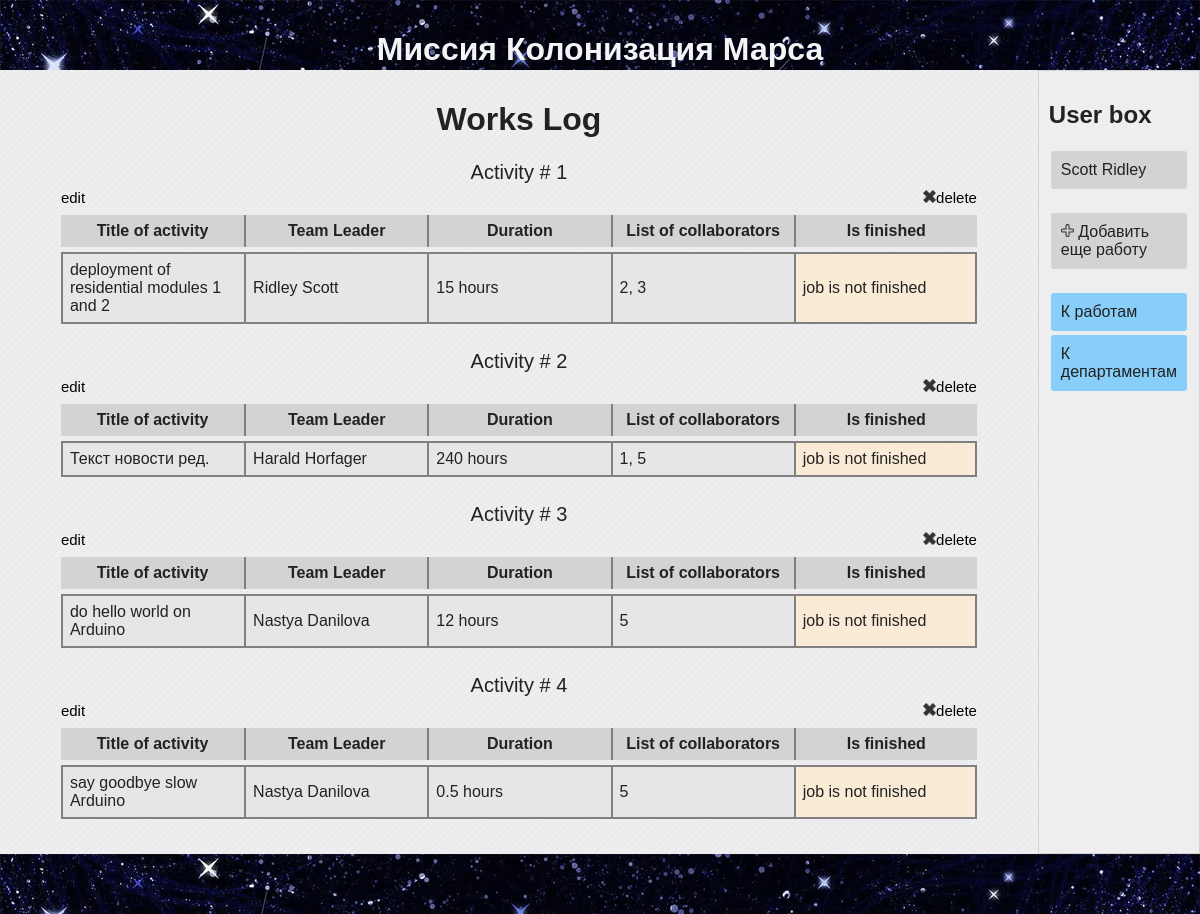
The page / (signed in) on the database its author committed.
### data/jobs.py (models this page shows)
class Jobs(SqlAlchemyBase, SerializerMixin):
    __tablename__ = 'jobs'
    id = sqlalchemy.Column(sqlalchemy.Integer,
                           primary_key=True, autoincrement=True)
    team_leader = sqlalchemy.Column(sqlalchemy.Integer,
                                    sqlalchemy.ForeignKey('users.id'))
    job = sqlalchemy.Column(sqlalchemy.String)
    work_size = sqlalchemy.Column(sqlalchemy.Integer)
    collaborators = sqlalchemy.Column(sqlalchemy.String)
    start_date = sqlalchemy.Column(sqlalchemy.DateTime, default=datetime.datetime.now)
    end_date = sqlalchemy.Column(sqlalchemy.DateTime)
    is_finished = sqlalchemy.Column(sqlalchemy.Boolean)
    user = orm.relation('User')

### data/users.py (models this page shows, shortened)
class User(SqlAlchemyBase, UserMixin, SerializerMixin):
    __tablename__ = 'users'
    id = sqlalchemy.Column(sqlalchemy.Integer,
                           primary_key=True, autoincrement=True)
    surname = sqlalchemy.Column(sqlalchemy.String)
    name = sqlalchemy.Column(sqlalchemy.String)
    age = sqlalchemy.Column(sqlalchemy.Integer)
    hometown = sqlalchemy.Column(sqlalchemy.String)
    position = sqlalchemy.Column(sqlalchemy.String)
    speciality = sqlalchemy.Column(sqlalchemy.String)
    address = sqlalchemy.Column(sqlalchemy.String)
    email = sqlalchemy.Column(sqlalchemy.String,
                              index=True, unique=True)
    hashed_password = sqlalchemy.Column(sqlalchemy.String)
    modyfied_date = sqlalchemy.Column(sqlalchemy.DateTime,
                                      default=datetime.datetime.now)
    jobs = orm.relation("Jobs", back_populates='user')
    deps = orm.relation("Departments", back_populates='user')

### main.py (the view)
@app.route("/", methods=['GET', 'POST'])
def index():
    session = db_session.create_session()
    jobs = session.query(Jobs).all()
    return render_template("jobs_table.html", title="Activity table",
                           current_user=current_user,
                           jobs=jobs)

### data/db_session.py (called while the page is built)
def create_session() -> Session:
    global __factory
    return __factory()

### main.py (called while the page is built)
@log_manager.user_loader
def load_user(user_id):
    session = db_session.create_session()
    return session.query(User).get(user_id)

### templates/jobs_table.html
{% extends "base.html" %}
{% block content %}
    <h1 style="text-align: center;">Works Log</h1>
    {% for job in jobs %}
        <table class="average-table">
            <caption>
                Activity # {{ job.id }}
                {% if current_user.is_authenticated and (current_user == job.user or current_user.id == 1) %}
                    <div style="font-size: 15px;" class='flexbox flex_r_nowr flex_jcspacebetween_aicenter'>
                        <a href="/addjob/{{ job.id }}">
                            <img src="/static/img/edit_icon1.png" alt="" width='13px'>edit</a>
                        <a href="/deljob/{{ job.id }}">
                            <img src="/static/img/delete_icon1.png" alt="" width="13px">delete</a>
                    </div>
                {% endif %}
            </caption>
            <thead>
                <th>Title of activity</th>
                <th>Team Leader</th>
                <th>Duration</th>
                <th>List of collaborators</th>
                <th>Is finished</th>
            </thead>
            <tbody>
                <tr>
                    <td>{{ job.job }}</td>
                    <td>{{ job.user.name }} {{ job.user.surname }}</td>
                    <td>{{ job.work_size }} hours</td>
                    <td>{{ job.collaborators }}</td>
                    {% if job.is_finished %}
                        <td style="background-color: rgb(200, 255, 110);">job is finished</td>
                    {% else %}
                        <td style="background-color: antiquewhite;">job is not finished</td>
                    {% endif %}
                </tr>
            </tbody>
        </table>
    {% endfor %}
{% endblock %}
{% block userbox %}
    {% if current_user.is_authenticated %}
        <div class="flexbox flex_c_nowr">
            <a href="/addjob" class='btn'>
                <img src="/static/img/add_icon1.png" alt="" height="13px"> Добавить еще работу</a>
        </div>
    {% endif %}
{% endblock %}

### templates/base.html (shortened to what this page needs)
<!DOCTYPE html>
<html lang="en">
<head>
    <link rel="stylesheet" href="/static/css/style.css">
</head>
<body>
    <header class="page-header">
        <h1>Миссия Колонизация Марса</h1>
    </header>
    <main class="flexbox flex_r_nowr">
        <div class='main_content'>
            {% block content %}{% endblock %}
        </div>
        <div class='user_box flexbox flex_c_nowr'>
            <h2>User box</h2>
            <div class="flexbox flex_c_nowr">
                {% if current_user.is_authenticated %}
                    <a class="btn" href="/logout">{{ current_user.surname }} {{current_user.name }}</a>
                {% else %}
                    <a class="btn" href="/register">Зарегистрироваться</a>
                    <a class="btn" href="/login">Войти</a>
                {% endif %}
            </div>
            {% block userbox %}{% endblock %}
            <div class="flexbox flex_c_nowr usernav">
                <a href="/" class="btn">К работам</a>
                <a href="/departments" class="btn">К департаментам</a>
            </div>
        </div>
    </main>
    <footer class="page-footer"></footer>
</body>
</html>

### static/css/style.css (style rules this page uses)
body { background-color: #eeeef1; color: #222222; font-family: "Verdana", sans-serif; margin: 0; padding: 0; }
main { min-height: 568px; }
a { color: #000000; text-decoration: none; }
.page-header { background-color: #222244; background-image: url("../img/h2_bkgr.jpeg"); color: #f2f4f6; padding: 10px; height: 50px; text-align: center; }
.page-footer { background-color: #222244; background-image: url("../img/h2_bkgr.jpeg"); color: #f2f4f6; height: 40px; padding: 10px; text-align: center; }
.btn { display: block; background: lightgray; padding: 10px; margin: 2px; color: #222222; text-decoration: none; border-radius: 3px; }
.flexbox { display: flex; }
.flex_r_nowr { flex-flow: row nowrap; }
.flex_c_nowr { flex-flow: column nowrap; }
.flex_jcspacebetween_aicenter { justify-content: space-between; align-items: center; }
.user_box { border: 1px solid lightgray; padding: 10px; width: 12%; background-color: f2f4f6; }
.user_box .flexbox { margin-bottom: 20px; }
.usernav .btn { background-color: lightskyblue; }
.main_content { padding: 10px; width: 88%; }
.average-table { border-spacing: 0px 5px; margin: auto; margin-top: 20px; margin-bottom: 20px; table-layout: fixed; width: 90%; }
.average-table caption { font-size: 20px; line-height: 25px; }
.average-table th { background-color: lightgrey; border-left: 2px solid gray; padding: 7px; }
.average-table th:first-child { border-left: none; }
.average-table td { background-color: rgb(230, 230, 230); border: 2px solid gray; border-right: none; padding: 7px; }
.average-table td:last-child { border-right: 2px solid gray; }

### rows shown on the page
Jobs: id "1", job "deployment of residential modules 1 and 2", user.name "Ridley", user.surname "Scott", work_size "15", collaborators "2, 3", is_finished "job is not finished"
Jobs: id "2", job "Текст новости ред.", user.name "Harald", user.surname "Horfager", work_size "240", collaborators "1, 5", is_finished "job is not finished"
Jobs: id "3", job "do hello world on Arduino", user.name "Nastya", user.surname "Danilova", work_size "12", collaborators "5", is_finished "job is not finished"
Jobs: id "4", job "say goodbye slow Arduino", user.name "Nastya", user.surname "Danilova", work_size "0.5", collaborators "5", is_finished "job is not finished"
User: surname "Scott", name "Ridley"
